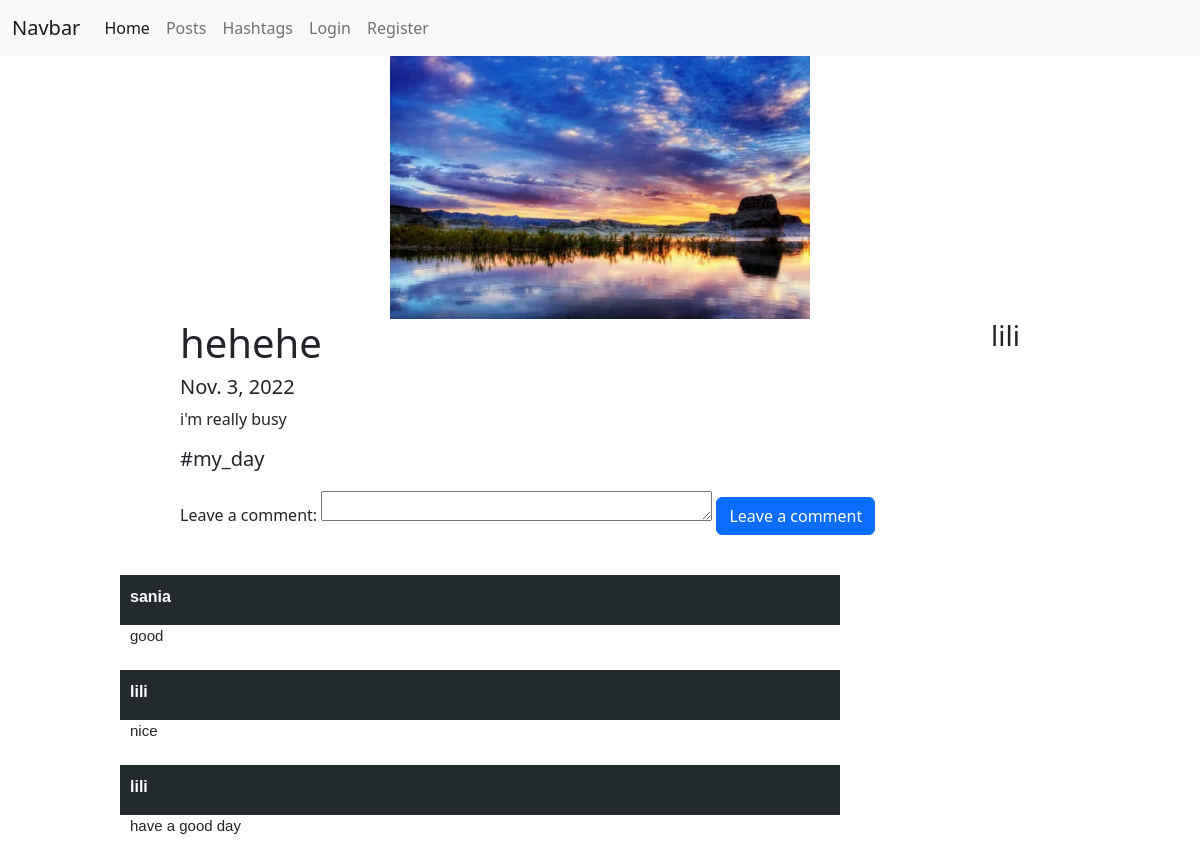
The app's page /posts/4/ with its own data.
### posts/models.py (models this page shows, shortened)
class Post(models.Model):
    author = models.ForeignKey(User, on_delete=models.CASCADE, null=True)
    title = models.CharField(max_length=255)
    image = models.ImageField()
    description = models.TextField()
    date = models.DateField()
    hashtag = models.ForeignKey(Hashtag, on_delete=models.CASCADE, null=True, related_name='posts')

class Hashtag(models.Model):
    title = models.CharField(max_length=255)
    meaning = models.TextField()

class Comment(models.Model):
    author = models.ForeignKey(User, on_delete=models.CASCADE)
    text = models.TextField()
    post = models.ForeignKey(Post, on_delete=models.CASCADE)

### posts/views.py (the view, shortened to what this page needs)
# urls.py: path('posts/<int:id>/', PostDetailView.as_view()),
class PostDetailView(ListView, CreateView):
    model = Comment
    template_name = 'posts/detail.html'
    form_class = CommentCreateForm
    queryset = Comment.objects.filter()
    def get(self, request, *args, **kwargs):
        post = Post.objects.get(id=kwargs['id'])
        context = {
            'post': post,
            'comments': self.model.objects.filter(post=kwargs['id']),
            'form': self.form_class,
            'user': get_user_from_request(self.request)
        }
        return render(request, self.template_name, context=context)

### users/utils.py (called while the page is built)
def get_user_from_request(request):
    return request.user if not request.user.is_anonymous else None

### templates/posts/detail.html (shortened to what this page needs)
{% extends 'layouts/main.html' %}
{% block content %}
    <div class="post">
        <div class="image">
            <img src="/media/{{ post.image }}/" alt="">
        </div>
        <div>
            <div style="display:flex; justify-content: space-between">
                <h1>{{ post.title }}</h1>
                <h3>{{ post.author.username }}</h3>
            </div>
            <h5>{{ post.date }}</h5>
            <div>
                <p>{{ post.description }}</p>
            </div>
            <h5>{{ post.hashtag.title }}</h5>
        </div>
    </div>
    <div class="create-comment">
        <form action="/posts/{{ post.id }}/" method="post">
            {{ form }}
            <input type="submit" class="btn btn-primary" value="Leave a comment">
        </form>
    </div>
    <div class="comments">
        {% for comment in comments %}
            <div class="comment">
                <div class="author">
                    <p> {{ comment.author.username }}</p>
                </div>
                <div>
                    <p class="text">{{ comment.text }}</p>
                </div>
            </div>
        {% endfor %}
    </div>
{% endblock %}

### templates/posts/detail.html (style rules this page uses)
.image> img { width: 50%; margin-left: 25%; }
.comments { width: 60%; margin-left: 10%; }
.comment { height: 50px; margin-bottom: 45px; background: #242b2e; padding: 10px; }
.author { color: #fff; flex: 18px; font-family: sans-serif; font-weight: bold; }
.text { font-size: 15px; font-family: sans-serif; }
.post { width: 70%; margin-left: 15%; }
.create-comment { width: 70%; margin-left: 15%; margin-bottom: 40px; margin-top: 20px; }
textarea { height: 30px; }

### records on screen
Post: image (picture), title "hehehe", author.username "lili", date "Nov. 3, 2022", description "i'm really busy", hashtag "#my_day"
Comment: author.username "sania", text "good"
Comment: author.username "lili", text "nice"
Comment: author.username "lili", text "have a good day"
